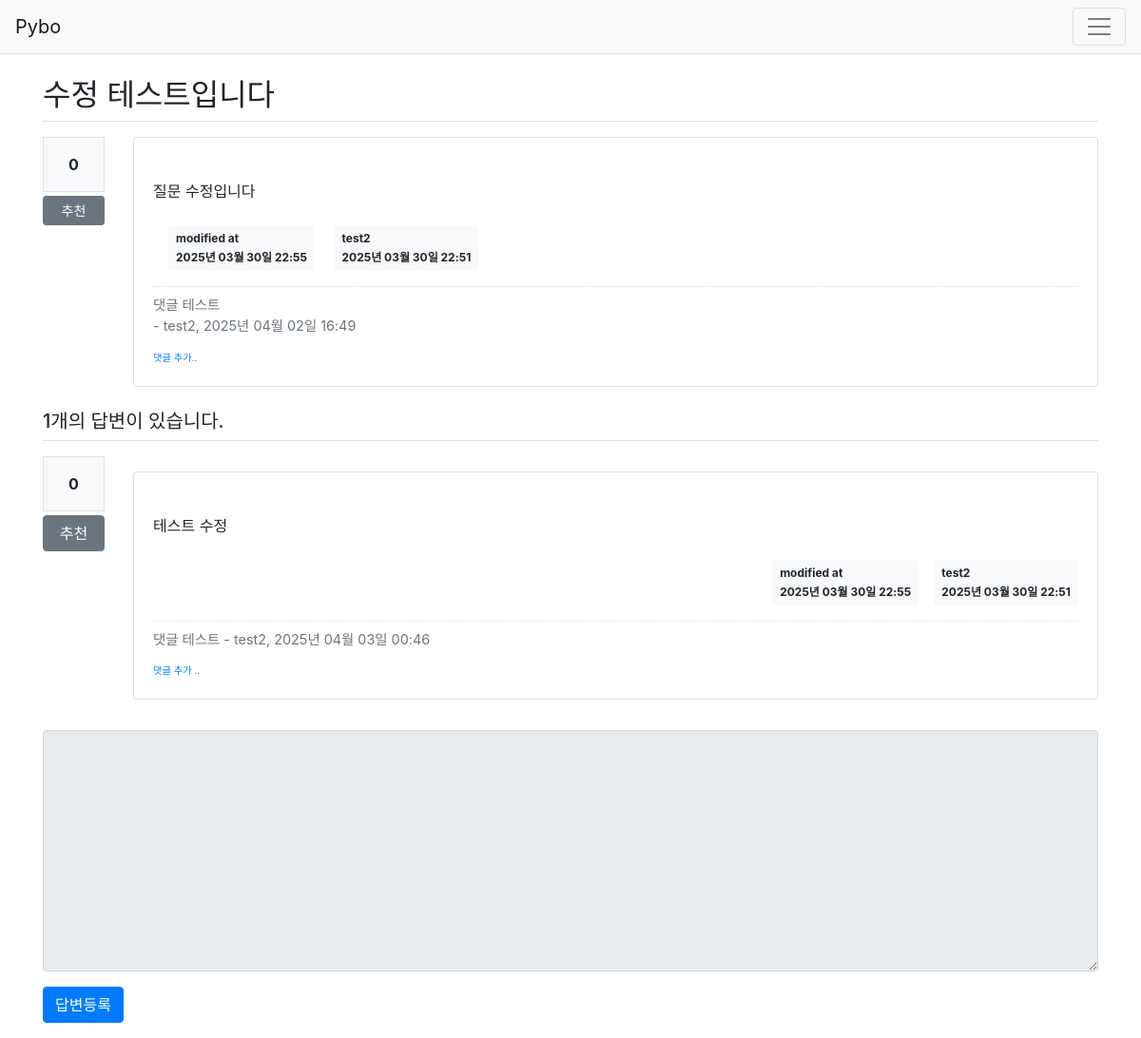
Screenshot of /question/detail/305/ with the database file from the repository.
### pybo/models.py (models this page shows)
class Question(db.Model):
    id=db.Column(db.Integer,primary_key=True)
    subject=db.Column(db.String(200),nullable=False)
    content=db.Column(db.Text(),nullable=False)
    create_date=db.Column(db.DateTime(),nullable=False)
    user_id=db.Column(db.Integer,db.ForeignKey('user.id',ondelete='CASCADE'),nullable=False)
    user=db.relationship('User',backref=db.backref('question_set'))
    modify_date = db.Column(db.DateTime(),nullable=True)
    voter=db.relationship('User',secondary=question_voter,backref=db.backref('question_voter_set'))

class User(db.Model):
    id=db.Column(db.Integer,primary_key=True)
    username=db.Column(db.String(150),unique=True,nullable=False)
    password=db.Column(db.String(200),nullable=False)
    email=db.Column(db.String(120),unique=True,nullable=False)

class Comment(db.Model):
    id = db.Column(db.Integer, primary_key=True)
    user_id = db.Column(db.Integer, db.ForeignKey('user.id', ondelete='CASCADE'),nullable=False)
    user=db.relationship('User',backref=db.backref('comment_set'))
    content = db.Column(db.Text(),nullable=False)
    create_date = db.Column(db.DateTime(),nullable=False)
    modify_date = db.Column(db.DateTime())
    question_id = db.Column(db.Integer, db.ForeignKey('question.id',ondelete='CASCADE'),nullable=True)
    question = db.relationship('Question',backref=db.backref('comment_set'))
    answer_id = db.Column(db.Integer, db.ForeignKey('answer.id',ondelete='CASCADE'),nullable=True)
    answer = db.relationship('Answer', backref = db.backref('comment_set'))

class Answer(db.Model):
    id=db.Column(db.Integer,primary_key=True)
    question_id=db.Column(db.Integer,db.ForeignKey('question.id',ondelete='CASCADE'))
    question = db.relationship('Question',backref=db.backref('answer_set',))
    content=db.Column(db.Text(),nullable=False)
    create_date=db.Column(db.DateTime(),nullable=False)
    user_id = db.Column(db.Integer, db.ForeignKey('user.id',ondelete='CASCADE'),nullable=False)
    user=db.relationship('User',backref=db.backref('answer_set'))
    modify_date = db.Column(db.DateTime(),nullable=True)
    voter=db.relationship('User',secondary=answer_voter,backref=db.backref('answer_voter_set'))

### pybo/views/question_views.py (the view)
@bp.route('/detail/<int:question_id>/')
def detail(question_id):
    form=AnswerForm()
    question = Question.query.get_or_404(question_id)
    return render_template('question/question_detail.html',question=question,form=form)

### pybo/forms.py
class AnswerForm(FlaskForm):
    content=TextAreaField('내용',validators=[DataRequired('내용은 필수 입력 항목입니다.')])

### pybo/filter.py (called while the page is built)
def format_datetime(value, fmt='%Y년 %m월 %d일 %H:%M'):
    return value.strftime(fmt)

### pybo/views/auth_views.py (called while the page is built)
@bp.before_app_request #before_app_request 데코레이터는 사용자 요청이 처리되기 전에 실행되는 함수를 등록할 때 사용
def load_logged_in_user():
    user_id = session.get('user_id')
    if user_id is None:
        g.user = None #g 객체는 플라스크가 제공하는 컨텍스트 변수로, 요청과 응답이 유효한 동안에만 데이터를 저장하고 유지
    else:
        g.user = User.query.get(user_id)

### pybo/templates/question/question_detail.html (shortened to what this page needs)
{%extends 'base.html'%}
{%block content%}
<div class="container my-3">
    <h2 class="border-bottom py-2">{{question.subject}}</h2>
    <div class="row my-3">
        <div class="col-1">
            <div class="bg-light text-center p-3 border font-weight-bolder mb-1">
                {{question.voter|length}}
            </div>
            <a href="#" data-uri="{{url_for('vote.question',question_id=question.id)}}" class="recommend btn btn-sm btn-secondary btn-block my-1">
                추천
            </a>
        </div>
        <div class="col-11">
            <div class="card">
                <div class="card-body">
                    <div class="card-text" style="white-space: pre-line;">
                        {{question.content}}
                    </div>
                    <div clas="d-flex justify-content-end">
                        {%if question.modify_date %}
                        <div class="badge badge-light p-2 text-left mx-3">
                            <div class="mb-2">modified at</div>
                            <div>{{question.modify_date|datetime}}</div>
                        </div>
                        {%endif%}
                        <div class="badge badge-light p-2 text-left">
                            <div class="mb-2">{{question.user.username}}</div>
                            <div>{{question.create_date|datetime}}</div>
                        </div>
                    </div>
                    {% if question.comment_set|length > 0 %}
                    <div class="mt-3">
                    {%for comment in question.comment_set %}
                        <div class="comment py-2 text-muted">
                            <span style="white-space: pre-line;">{{comment.content}}</span>
                            <span> - {{comment.user.username}}, {{comment.create_date|datetime}}
                            </span>
                        </div>
                    {%endfor%}
                    </div>
                    {%endif%}
                    <div>
                        <a href="{{url_for('comment.create_question',question_id=question.id)}}" class="small"><small>댓글 추가..</small></small></a>
                    </div>
                </div>
            </div>
        </div>
    </div>
    <h5 class="border-bottom my-3 py-2">
        {{question.answer_set|length}}개의 답변이 있습니다.
    </h5>
    {% for answer in question.answer_set %}
    <div class="row my-3">
        <div class="col-1">
            <div class="bg-light text-center p-3 border font-weight-bolder mb-1">
                {{answer.voter|length}}
            </div>
            <a href="#" data-uri="{{url_for('vote.answer',answer_id=answer.id)}}" class="recommend btn btn-secondary btn-block my-1">
                추천
            </a>
        </div>
        <div class="col-11">
            <div class="card my-3">
                <div class="card-body">
                    <div class="card-text" style="white-space: pre-line;">
                        {{answer.content}}
                    </div>
                    <div class= "d-flex justify-content-end">
                        {%if answer.modify_date %}
                        <div class="badge badge-light p-2 text-left mx-3">
                            <div class="mb-2">modified at</div>
                            <div>{{answer.modify_date|datetime}}</div>
                        </div>
                        {%endif%}
                        <div class="badge badge-light p-2 text-left">
                            <div class="mb-2">{{answer.user.username}}</div>
                            <div>{{answer.create_date|datetime}}</div>
                        </div>
                    </div>
                        {%if answer.comment_set|length > 0 %}
                        <div class="mt-3">
                            {%for comment in answer.comment_set%}
                                <div class="comment py-2 text-muted">
                                    <span class="white-space: pre-line;">
                                        {{comment.content}}
                                    </span>
                                    <span>
                                        - {{comment.user.username}}, {{comment.create_date|datetime}}
                                    </span>
                                </div>
                        {%endfor%}
                        </div>
                        {%endif%}
                        <div>
                            <a href="{{url_for('comment.create_answer',answer_id=answer.id)}}" class="small"><small>댓글 추가 ..</small></a>
                        </div>
                </div>
            </div>
        </div>
    </div>
    {% endfor %}
    <form action="{{url_for('answer.create',question_id=question.id)}}" method="post" class="my-3">
        <div class="form-group">
            <textarea {% if not g.user %} disabled {% endif %} name="content" id="content" class="form-control" rows="10"></textarea>
        </div>
        <input type="submit" value="답변등록" class="btn btn-primary">
    </form>
</div>
{%endblock%}

### pybo/static/style.css (style rules this page uses)
.comment { border-top: dotted 1px #ddd; font-size:0.9em; }

### rows the page displays
Question: subject "수정 테스트입니다", content "질문 수정입니다", modify_date "2025년 03월 30일 22:55", create_date "2025년 03월 30일 22:51"
User: user.username "test2"
Comment: content "댓글 테스트", user.username "test2", create_date "2025년 04월 02일 16:49"
Answer: voter|length "0", content "테스트 수정", modify_date "2025년 03월 30일 22:55", user.username "test2", create_date "2025년 03월 30일 22:51"
Comment: content "댓글 테스트", user.username "test2", create_date "2025년 04월 03일 00:46"

### other values shown
{{ question.voter|length }} "0"
{{ question.answer_set|length }} "1"
